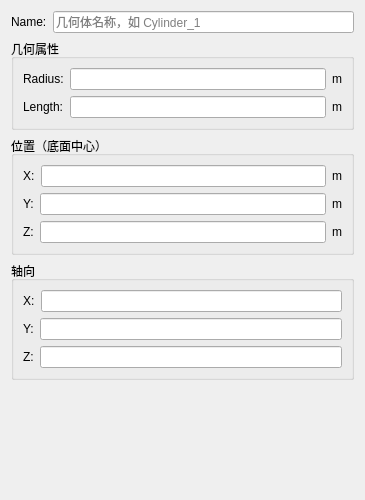
<?xml version="1.0" encoding="UTF-8"?>
<ui version="4.0">
 <class>FCCylinderInfoWidget</class>
 <widget class="QWidget" name="FCCylinderInfoWidget">
  <property name="geometry">
   <rect>
    <x>0</x>
    <y>0</y>
    <width>365</width>
    <height>500</height>
   </rect>
  </property>
  <property name="windowTitle">
   <string>Form</string>
  </property>
  <layout class="QVBoxLayout" name="verticalLayout_3">
   <item>
    <layout class="QHBoxLayout" name="horizontalLayout_4">
     <item>
      <widget class="QLabel" name="label_name">
       <property name="text">
        <string>Name:</string>
       </property>
      </widget>
     </item>
     <item>
      <widget class="QLineEdit" name="lineEdit_name">
       <property name="placeholderText">
        <string>几何体名称，如 Cylinder_1</string>
       </property>
      </widget>
     </item>
    </layout>
   </item>
   <item>
    <widget class="QGroupBox" name="groupBox_geom">
     <property name="title">
      <string>几何属性</string>
     </property>
     <layout class="QVBoxLayout" name="verticalLayout_2">
      <item>
       <layout class="QHBoxLayout" name="horizontalLayout_radius">
        <item>
         <widget class="QLabel" name="label_radius">
          <property name="text">
           <string>Radius:</string>
          </property>
         </widget>
        </item>
        <item>
         <widget class="QLineEdit" name="lineEdit_radius"/>
        </item>
        <item>
         <widget class="QLabel" name="label_radius_unit">
          <property name="text">
           <string>m</string>
          </property>
         </widget>
        </item>
       </layout>
      </item>
      <item>
       <layout class="QHBoxLayout" name="horizontalLayout_length">
        <item>
         <widget class="QLabel" name="label_length">
          <property name="text">
           <string>Length:</string>
          </property>
         </widget>
        </item>
        <item>
         <widget class="QLineEdit" name="lineEdit_length"/>
        </item>
        <item>
         <widget class="QLabel" name="label_length_unit">
          <property name="text">
           <string>m</string>
          </property>
         </widget>
        </item>
       </layout>
      </item>
     </layout>
    </widget>
   </item>
   <item>
    <widget class="QGroupBox" name="groupBox_location">
     <property name="title">
      <string>位置（底面中心）</string>
     </property>
     <layout class="QVBoxLayout" name="verticalLayout_loc">
      <item>
       <layout class="QHBoxLayout" name="horizontalLayout_x">
        <item>
         <widget class="QLabel" name="label_x">
          <property name="text">
           <string>X:</string>
          </property>
         </widget>
        </item>
        <item>
         <widget class="QLineEdit" name="lineEdit_locationX"/>
        </item>
        <item>
         <widget class="QLabel" name="label_x_unit">
          <property name="text">
           <string>m</string>
          </property>
         </widget>
        </item>
       </layout>
      </item>
      <item>
       <layout class="QHBoxLayout" name="horizontalLayout_y">
        <item>
         <widget class="QLabel" name="label_y">
          <property name="text">
           <string>Y:</string>
          </property>
         </widget>
        </item>
        <item>
         <widget class="QLineEdit" name="lineEdit_locationY"/>
        </item>
        <item>
         <widget class="QLabel" name="label_y_unit">
          <property name="text">
           <string>m</string>
          </property>
         </widget>
        </item>
       </layout>
      </item>
      <item>
       <layout class="QHBoxLayout" name="horizontalLayout_z">
        <item>
         <widget class="QLabel" name="label_z">
          <property name="text">
           <string>Z:</string>
          </property>
         </widget>
        </item>
        <item>
         <widget class="QLineEdit" name="lineEdit_locationZ"/>
        </item>
        <item>
         <widget class="QLabel" name="label_z_unit">
          <property name="text">
           <string>m</string>
          </property>
         </widget>
        </item>
       </layout>
      </item>
     </layout>
    </widget>
   </item>
   <item>
    <widget class="QGroupBox" name="groupBox_direction">
     <property name="title">
      <string>轴向</string>
     </property>
     <layout class="QVBoxLayout" name="verticalLayout_dir">
      <item>
       <layout class="QHBoxLayout" name="horizontalLayout_dx">
        <item>
         <widget class="QLabel" name="label_dx">
          <property name="text">
           <string>X:</string>
          </property>
         </widget>
        </item>
        <item>
         <widget class="QLineEdit" name="lineEdit_directionX"/>
        </item>
       </layout>
      </item>
      <item>
       <layout class="QHBoxLayout" name="horizontalLayout_dy">
        <item>
         <widget class="QLabel" name="label_dy">
          <property name="text">
           <string>Y:</string>
          </property>
         </widget>
        </item>
        <item>
         <widget class="QLineEdit" name="lineEdit_directionY"/>
        </item>
       </layout>
      </item>
      <item>
       <layout class="QHBoxLayout" name="horizontalLayout_dz">
        <item>
         <widget class="QLabel" name="label_dz">
          <property name="text">
           <string>Z:</string>
          </property>
         </widget>
        </item>
        <item>
         <widget class="QLineEdit" name="lineEdit_directionZ"/>
        </item>
       </layout>
      </item>
     </layout>
    </widget>
   </item>
   <item>
    <spacer name="verticalSpacer">
     <property name="orientation">
      <enum>Qt::Orientation::Vertical</enum>
     </property>
     <property name="sizeHint" stdset="0">
      <size>
       <width>20</width>
       <height>40</height>
      </size>
     </property>
    </spacer>
   </item>
  </layout>
 </widget>
 <resources/>
 <connections/>
</ui>
